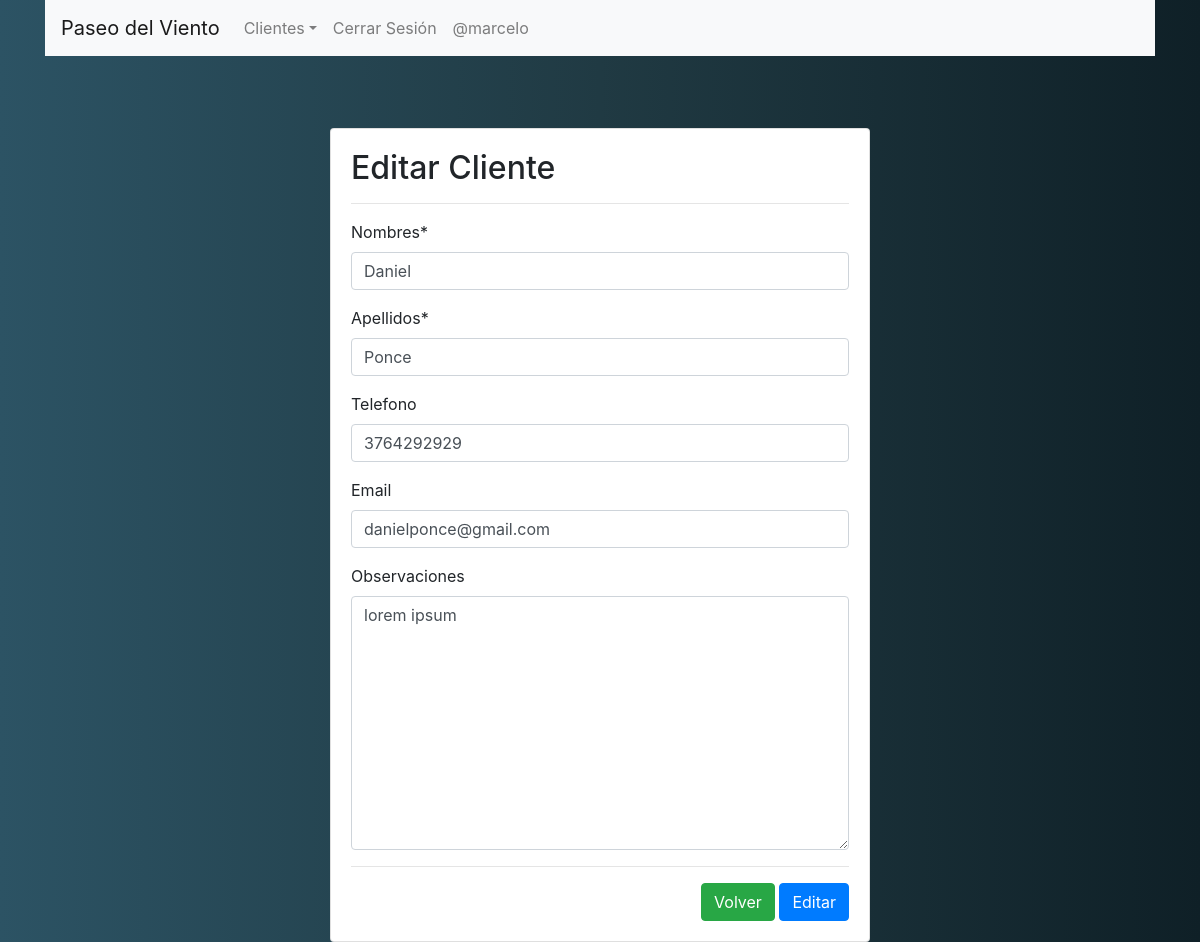
The page /modificar-cliente/1/ (signed in) on the database its author committed.
### app001/models.py (models this page shows, shortened)
class Cliente(models.Model):
    nombres = models.CharField(max_length=100)
    apellidos = models.CharField(max_length=100)
    telefono = models.CharField(max_length=100, blank=True)
    email = models.EmailField(blank=True)
    observaciones=models.TextField(blank=True)
    class Meta:
            verbose_name_plural = 'Clientes'

### app001/views.py (the view, shortened to what this page needs)
# urls.py: path('modificar-cliente/<id>/', modificar_cliente, name='modificar_cliente'),
def modificar_cliente(request, id):
    cliente = get_object_or_404(Cliente, id=id)
    data = {
        'form': ClienteForm(instance=cliente)
    }
    return render(request, 'app001/cliente/modificar.html', data)

### app001/forms.py
class ClienteForm(forms.ModelForm):
    class Meta:
        model = Cliente
        fields = '__all__'

### app001/templates/app001/cliente/modificar.html (shortened to what this page needs)
{% extends "app001/layout.html" %} {% block body %} {% load crispy_forms_tags %}
<br /><br />
<div class="row">
  <div class="col-12 col-md-6 offset-md-3">
    <div class="card">
      <div class="card-body">
        <h2>Editar Cliente</h2>
        <hr />
        <form method="post" enctype="multipart/form-data">
          {% csrf_token %} {{form | crispy}}
          <hr />
          <div class="d-flex justify-content-end">
            <a class="btn btn-success" href="{% url 'app001:listar_clientes' %}"
              >Volver</a
            >
            <input type="submit" value="Editar" class="btn btn-primary" />
          </div>
        </form>
      </div>
    </div>
  </div>
</div>
{% endblock %}

### app001/templates/app001/layout.html (shortened to what this page needs)
{% load static %}
<!DOCTYPE html>
<html lang="en">
  <head>
    <link
      rel="stylesheet"
      href="https://cdn.jsdelivr.net/npm/bootstrap@4.6.1/dist/css/bootstrap.min.css"
    />
  </head>
  <body style="background: #0F2027;
  background: -webkit-linear-gradient(to right, #2C5364, #203A43, #0F2027);
  background: linear-gradient(to right, #2C5364, #203A43, #0F2027);">
    <div class="container">
    <nav class="navbar navbar-expand-lg navbar-light bg-light">
      <a class="navbar-brand" href="{% url 'app001:listar_clientes' %}">Paseo del Viento</a>
      <div class="collapse navbar-collapse" id="navbarSupportedContent">
        <ul class="navbar-nav mr-auto">
          <li class="nav-item dropdown">
            <a class="nav-link dropdown-toggle" href="#" id="navbarDropdown" role="button" data-toggle="dropdown" aria-expanded="false">Clientes</a>
          </li>
          {% if user.is_authenticated %}
              <li class="nav-item">
                <a class="nav-link" href="{% url 'logout' %}">Cerrar Sesión</a>
              </li>
              <li class="nav-item">
                <a class="nav-link" href="#">@{{user.username}}</a>
              </li class="nav-item">
              {% endif %}
        </ul>
      </div>
    </nav>
  </div>
  <br>
    <div class="container">{% block body %} {% endblock %}</div>
  </body>
</html>

### rows shown on the page
Cliente: nombres "Daniel", apellidos "Ponce", telefono "3764292929", email "danielponce@gmail.com", observaciones "lorem ipsum"

### other values the page prints
{{ user.username }} "marcelo"
